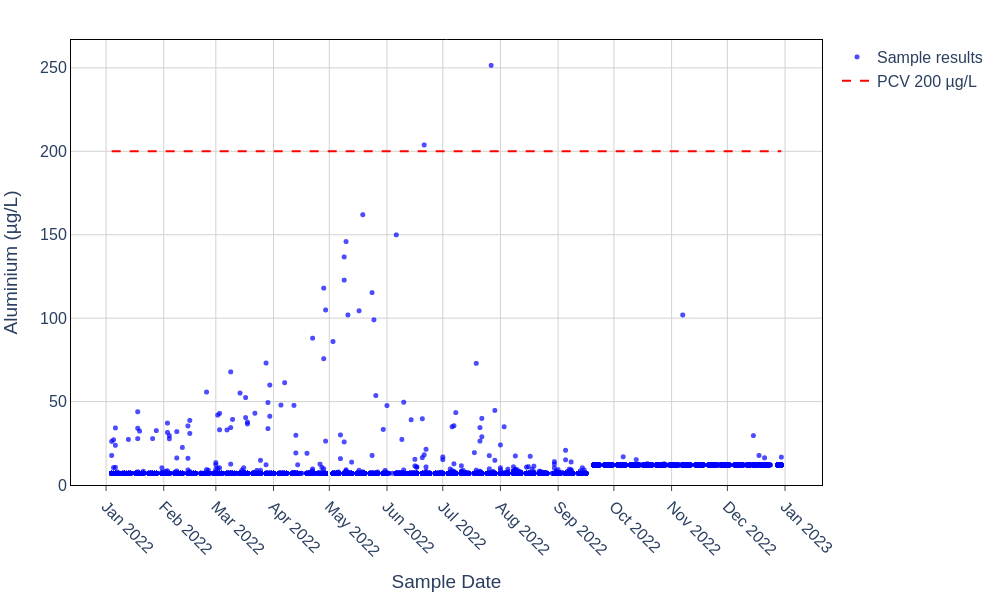

Reproduce this figure in Python.
# filename: aluminium_timeseries.py
import pandas as pd
import plotly.graph_objects as go

# Load and preprocess data
file_name = "Anglian_Water_Domestic_Water_Quality.csv"
df = pd.read_csv(file_name, encoding="utf-8")
df['Sample_Date'] = pd.to_datetime(df['Sample_Date'], format='%d/%m/%Y %H:%M', errors='coerce')
df_filtered = df[(df['Determinand'] == 'Aluminium (Total)') & df['Result'].notna()].copy()
df_filtered.sort_values('Sample_Date', inplace=True)

# Save filtered data to CSV for the chart
output_csv = "aluminium_timeseries_data.csv"
df_filtered[['Sample_Date', 'Result', 'LSOA', 'Sample_Id', 'ObjectId']].to_csv(output_csv, index=False)

# UK PCV limit for aluminium
pcv_value = 200

# Create plotly figure
fig = go.Figure()

# Add scatter markers for aluminium results
fig.add_trace(go.Scatter(
    x=df_filtered['Sample_Date'],
    y=df_filtered['Result'],
    mode='markers',
    marker=dict(
        size=5,
        symbol='circle',
        color='blue',
        opacity=0.7
    ),
    name='Sample results'
))

# Add horizontal line at PCV
fig.add_trace(go.Scatter(
    x=[df_filtered['Sample_Date'].min(), df_filtered['Sample_Date'].max()],
    y=[pcv_value, pcv_value],
    mode='lines',
    line=dict(
        color='red',
        width=2,
        dash='dash'
    ),
    name='PCV 200 µg/L'
))

# Layout settings
fig.update_layout(
    template='plotly_white',
    font=dict(size=16),
    margin=dict(l=60, r=40, t=40, b=80),
    xaxis=dict(
        title='Sample Date',
        showgrid=True,
        gridcolor='lightgrey',
        tickformat='%b %Y',
        tickangle=45,
        dtick="M1",
        ticks="outside",
        showline=True,
        linecolor='black',
        mirror=True,
        zeroline=False
    ),
    yaxis=dict(
        title='Aluminium (µg/L)',
        showgrid=True,
        gridcolor='lightgrey',
        showline=True,
        linecolor='black',
        mirror=True,
        zeroline=False,
        rangemode='tozero'
    ),
    legend=dict(
        bgcolor='rgba(255,255,255,0)',
        bordercolor='rgba(0,0,0,0)',
        borderwidth=0
    )
)

# Save html and png files
html_file = "aluminium_timeseries.html"
png_file = "aluminium_timeseries.png"
fig.write_html(html_file, include_plotlyjs='cdn', full_html=True)
fig.write_image(png_file, width=1000, height=600)

# Print output filenames
print(png_file)
print(html_file)
print(output_csv)
print("aluminium_timeseries.py")
